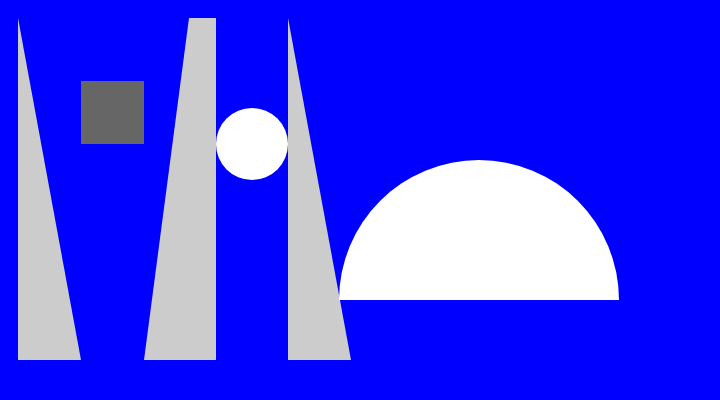
Frame 1 (no input)
Frame 60 (no input): identical to frame 1, image omitted
Frame 120 (the mouse pressed at the canvas centre since frame 60): identical to frame 1, image omitted

The p5.js sketch that drew this single still picture (run headless with seeded random() and noise() and a simulated clock; from frame 60 on, the mouse is pressed at the canvas centre):

// p5.js sketch
// ── sketch.js
function setup() {
  // put setup code here
  // Sets the screen to be 720 pixels wide and 400 pixels high
  createCanvas(720, 400);
}

function draw() {
  // put drawing code here

  background('blue');
  noStroke();

  fill(204);
  triangle(18, 18, 18, 360, 81, 360);

  fill(102);
  rect(81, 81, 63, 63);

  fill(204);
  quad(189, 18, 216, 18, 216, 360, 144, 360);

  fill(255);
  ellipse(252, 144, 72, 72);

  fill(204);
  triangle(288, 18, 351, 360, 288, 360);

  fill(255);
  arc(479, 300, 280, 280, PI, TWO_PI);

}
